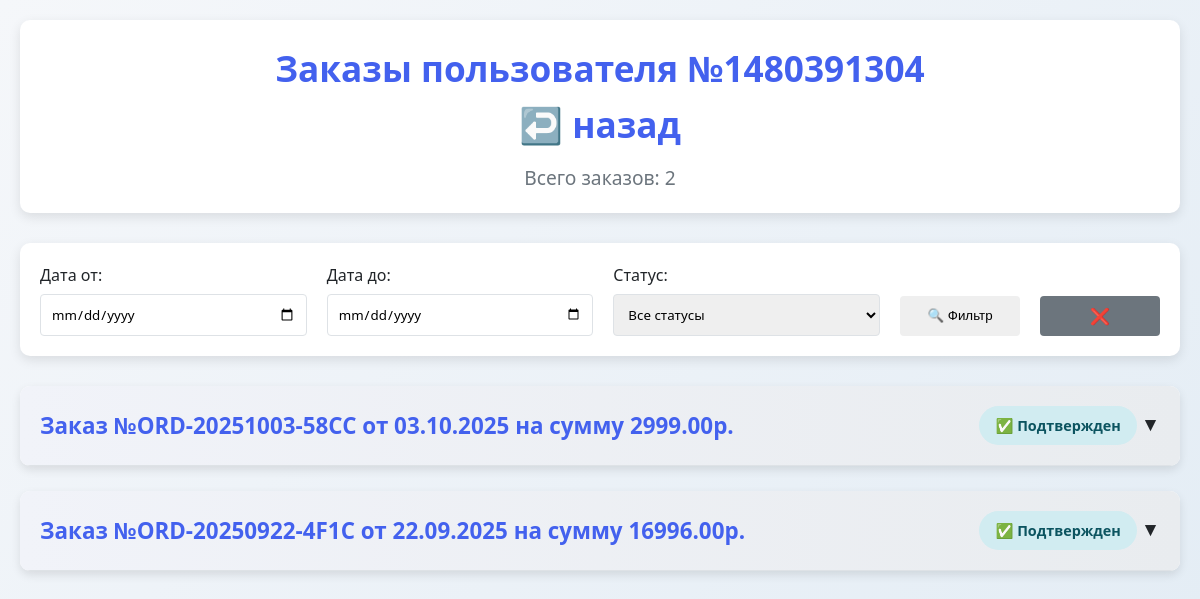
Page /orders/orders-page/user-orders/?user_id=1480391304 on the earlier database version.
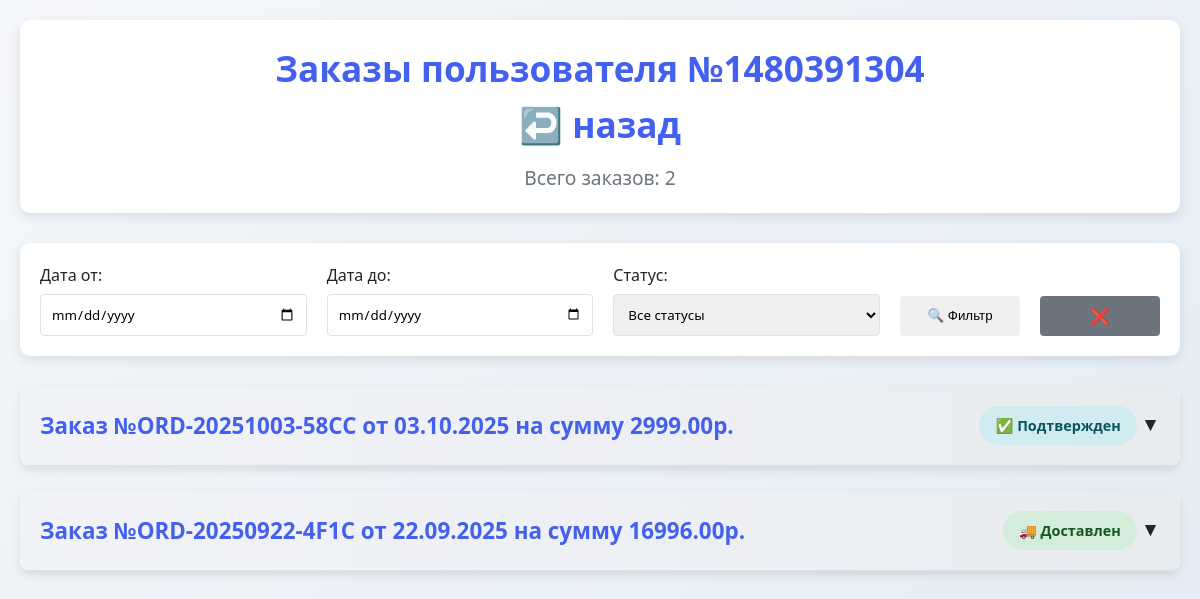
Same page on the later database version.
### database/models.py (models this page shows)
class Order(Base):
    __tablename__ = 'orders'
    id = Column(Integer, primary_key=True, index=True)
    user_id = Column(Integer, nullable=False)
    created_at = Column(DateTime, default=lambda: datetime.now(timezone(timedelta(hours=3))))
    status = Column(String(50), default="new")  # new / confirmed / delivered / cancelled
    total_amount = Column(Float, nullable=False)
    customer_name = Column(String(100))
    customer_phone = Column(String(20))
    customer_address = Column(String(300))
    delivery_method = Column(String(50))
    order_number = Column(String(20), unique=True, nullable=False)
    items = relationship("OrderItem", back_populates="order")

### api/routes/orders.py (the view)
@router.get("/orders-page/user-orders/", response_class=HTMLResponse)
def get_user_orders(
        request: Request,
        user_id: int = Query(None, description="ID пользователя"),
        date_from: str = Query(None),
        date_to: str = Query(None),
        status: str = Query(None),
        db: Session = Depends(get_db)
):
    query = db.query(Order).options(
        joinedload(Order.items).joinedload(OrderItem.product)  # ← загружаем товары
    )
    if user_id:
        query = query.filter(Order.user_id == user_id)
    if date_from:
        try:
            date_from_obj = datetime.strptime(date_from, "%Y-%m-%d")
            query = query.filter(Order.created_at >= date_from_obj)
        except ValueError:
            pass
    if date_to:
        try:
            date_to_obj = datetime.strptime(date_to, "%Y-%m-%d")
            date_to_obj = date_to_obj.replace(hour=23, minute=59, second=59)
            query = query.filter(Order.created_at <= date_to_obj)
        except ValueError:
            pass
    if status:
        query = query.filter(Order.status == status)
    orders = query.order_by(Order.created_at.desc()).all()
    for order in orders:
        for item in order.items:
            if hasattr(item, 'product') and item.product:
                item.product_name = item.product.name
            else:
                item.product_name = "Товар не найден"
    return templates.TemplateResponse("orders.html", {
        "request": request,
        "orders": orders,
        "date_from": date_from,
        "date_to": date_to,
        "status": status
    })

### templates/orders.html (shortened to what this page needs)
<!DOCTYPE html>
<html lang="ru">
<head>
</head>
<body>
    <div class="container">
        <header>
            <h1>
    <a href="/orders/orders-page/" style="text-decoration: none; color: inherit;">
        {% if request.query_params.get('user_id') %}
        Заказы пользователя №{{ request.query_params.get('user_id') }}<br>
        ↩️ назад
    {% else %}
        Управление заказами
    {% endif %}
    </a>
</h1>
            <p class="summary">Всего заказов: {{ orders|length }}</p>
        </header>
        <div class="filters">
    <form id="filter-form" method="GET">
        <div class="filter-row">
            <div class="filter-group">
                <label for="date_from">Дата от:</label>
                <input type="date" id="date_from" name="date_from" value="{{ request.query_params.get('date_from', '') }}">
            </div>
            <div class="filter-group">
                <label for="date_to">Дата до:</label>
                <input type="date" id="date_to" name="date_to" value="{{ request.query_params.get('date_to', '') }}">
            </div>
            <div class="filter-group">
                <label for="status">Статус:</label>
                <select id="status" name="status">
                    <option value="">Все статусы</option>
                </select>
            </div>
            <button type="submit" class="filter-button">🔍 Фильтр</button>
            <a href="/orders/orders-page/user-orders/{% if request.query_params.get('user_id') %}?user_id={{ request.query_params.get('user_id') }}{% endif %}" class="filter-button" style="text-decoration:none; background-color: var(--gray);">❌</a>
        </div>
    </form>
</div>
        {% for order in orders %}
        <div class="order" data-order-id="{{ order.id }}" onclick="toggleOrderDetails(this)">
            <div class="order-header">
                <div class="order-number">Заказ №{{ order.order_number }} от {{ order.created_at.strftime('%d.%m.%Y') }} на сумму {{ "%.2f"|format(order.total_amount) }}р.</div>
                <div>
                    <div class="order-status status-{{ order.status }}">
                        {% if order.status == 'new' %}🆕 Новый
                        {% elif order.status == 'confirmed' %}✅ Подтвержден
                        {% elif order.status == 'cancelled' %}❌ Отменен
                        {% elif order.status == 'delivered' %}🚚 Доставлен
                        {% else %}{{ order.status }}{% endif %}
                    </div>
                    <span class="toggle-icon">▼</span>
                </div>
            </div>
        </div>
        {% else %}
        <div style="text-align: center; padding: 40px; background: white; border-radius: var(--radius); box-shadow: 0 4px 12px var(--shadow);">
            <h3>📭 Нет заказов</h3>
            <p>Заказов пока не поступало.</p>
        </div>
        {% endfor %}
    </div>
</body>
</html>

### templates/orders.html (style rules this page uses)
:root { --primary: #4361ee; --success: #4cc9f0; --warning: #f72585; --danger: #e63946; --light: #f8f9fa; --dark: #212529; --gray: #6c757d; --border: #dee2e6; --shadow: rgba(0, 0, 0, 0.1); --radius: 10px; }
* { margin: 0; padding: 0; box-sizing: border-box; }
.filters { background: white; border-radius: var(--radius); box-shadow: 0 4px 12px var(--shadow); padding: 20px; margin-bottom: 30px; }
.filter-row { display: flex; flex-wrap: wrap; gap: 20px; align-items: end; }
.filter-group { display: flex; flex-direction: column; flex: 1; min-width: 200px; }
.filter-group label { font-weight: 500; margin-bottom: 5px; color: var(--dark); }
.filter-group input, .filter-group select { padding: 10px; border: 1px solid var(--border); border-radius: 4px; font-family: inherit; }
.filter-button { height: 40px; line-height: 40px; text-align: center; padding: 0 20px; border: none; border-radius: 4px; font-weight: 500; cursor: pointer; width: 120px; box-sizing: border-box; }
body { font-family: 'Segoe UI', Tahoma, Geneva, Verdana, sans-serif; background: linear-gradient(135deg, #f5f7fa 0%, #e4edf5 100%); color: var(--dark); padding: 20px; line-height: 1.6; }
.container { max-width: 1200px; margin: 0 auto; }
header { text-align: center; margin-bottom: 30px; padding: 20px; background: white; border-radius: var(--radius); box-shadow: 0 4px 12px var(--shadow); }
h1 { font-size: 2.2rem; color: var(--primary); margin-bottom: 10px; }
.summary { font-size: 1.2rem; color: var(--gray); }
.order { background: white; border-radius: var(--radius); box-shadow: 0 4px 10px var(--shadow); margin-bottom: 25px; overflow: hidden; transition: transform 0.3s ease, box-shadow 0.3s ease; cursor: pointer; }
.order-header { display: flex; justify-content: space-between; align-items: center; padding: 20px; background: linear-gradient(to right, #f1f3f9, #e9ecef); border-bottom: 1px solid var(--border); }
.order-number { font-weight: bold; font-size: 1.4rem; color: var(--primary); }
.order-status { padding: 8px 16px; border-radius: 20px; font-weight: bold; font-size: 0.9rem; text-align: center; display: inline-block; }
.status-confirmed { background: #d1ecf1; color: #0c5460; }
.status-delivered { background: #d4edda; color: #155724; }
.toggle-icon { font-size: 1.2rem; transition: transform 0.3s ease; }

Differences in the rows shown:
changed Order "ORD-20250922-4F1C": status "✅ Подтвержден" → "🚚 Доставлен"
